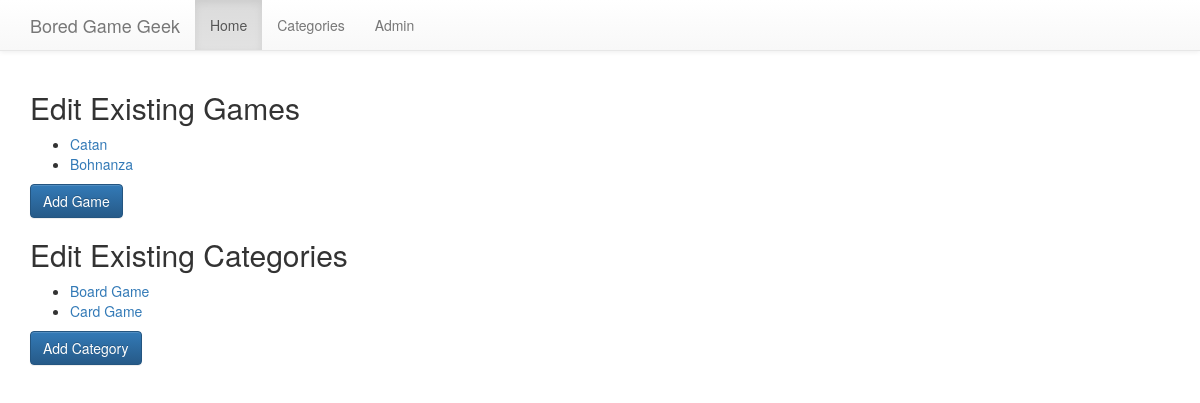
The app's page /admin.php with its own data.
### tables this page shows
CREATE TABLE IF NOT EXISTS `games` (
  `id` int(11) NOT NULL,
  `name` text NOT NULL,
  `description` text NOT NULL,
  `min_num_players` int(11) NOT NULL,
  `max_num_players` int(11) NOT NULL,
  `min_play_minutes` int(11) NOT NULL,
  `max_play_minutes` int(11) NOT NULL,
  `category_id` int(11) DEFAULT NULL,
  `created_at` timestamp NOT NULL DEFAULT CURRENT_TIMESTAMP,
  `updated_at` timestamp
);

CREATE TABLE IF NOT EXISTS `categories` (
  `id` int(11) NOT NULL,
  `name` varchar(255) NOT NULL
);

### web/includes/database.php (called while the page is built, shortened)
<?php
class Database {
    private static function get_instance() {
        static $instance = null;
        if (null === $instance) {
            $instance = new static();
        }
        return $instance;
    }
    public static function prepare_and_execute($sql, $data = []) {
        $connection = self::get_instance()->connection;
        $prepared = $connection->prepare($sql);
        $prepared->execute($data);
        return $prepared;
    }
}
?>

### web/includes/games.php (called while the page is built, shortened)
<?php
function find_all_games() {
    $sql        = "SELECT * FROM games";
    $pdo_result = Database::prepare_and_execute($sql);
    $games      = $pdo_result->fetchAll();
    return $games;
}
?>

### web/includes/categories.php (called while the page is built, shortened)
<?php
function find_all_categories() {
    $sql        = "SELECT * FROM categories";
    $pdo_result = Database::prepare_and_execute($sql);
    $categories      = $pdo_result->fetchAll();
    return $categories;
}
?>

### web/admin.php (the view, shortened to what this page needs)
<?php
    $games = find_all_games();
    $categories = find_all_categories();
    require('partials/header.php');
?>
<h2>Edit Existing Games</h2>
<?php if (count($games) == 0): ?>
    <p>No games present in system.</p>
<?php else: ?>
    <ul>
        <?php foreach($games as $game): ?>
            <li>
                <a href="create_or_update_game.php?id=<?= $game['id'] ?>"><?= $game['name'] ?></a>
            </li>
        <?php endforeach ?>
    </ul>
<?php endif ?>
<p>
    <a href="create_or_update_game.php" class="btn btn-primary">Add Game</a>
</p>
<h2>Edit Existing Categories</h2>
<?php if (count($categories) == 0): ?>
    <p>No categories present in system.</p>
<?php else: ?>
    <ul>
        <?php foreach($categories as $category): ?>
            <li>
                <a href="create_or_update_category.php?id=<?= $category['id'] ?>"><?= $category['name'] ?></a>
            </li>
        <?php endforeach ?>
    </ul>
<?php endif ?>
<p>
    <a href="create_or_update_category.php" class="btn btn-primary">Add Category</a>
</p>
<?php require('partials/footer.php'); ?>

### records on screen
games: name "Catan"
games: name "Bohnanza"
categories: name "Board Game"
categories: name "Card Game"
